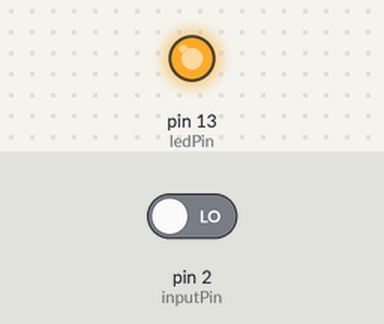
A sketch run on a simulated Arduino Uno, built with avr-gcc and run on an emulated ATmega328P. Shown: output pins drawn as LEDs (lit = HIGH). The inputs (shaded band) are chosen by the test bench; at power-on: pin 2 (inputPin) LOW.

Above: at 1.2 s.
1.3 s: pin 2 (inputPin) driven HIGH
At 1.9 s:
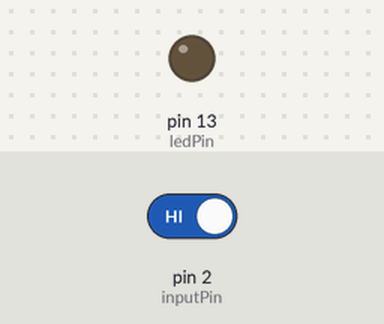
2.8 s: pin 2 (inputPin) driven LOW
At 4.2 s:
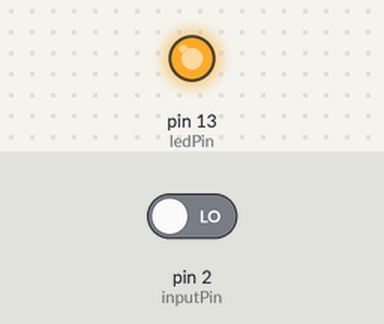
Timing chart, 0 to 5.8 s (numbered marks = the images above; inputs shaded):
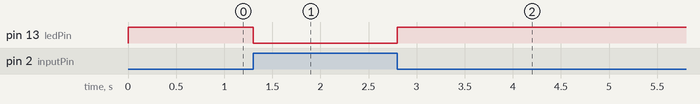

Measured:
- after the input at 1.3 s, pin 13 (ledPin): HIGH → LOW at once
- after the input at 2.8 s, pin 13 (ledPin): LOW → HIGH at once

The sketch:

Button.ino
```cpp
/*
 * Button
 *
 *
 * Turns on and off a light emitting diode(LED) connected to digital
 * pin 13, when pressing a pushbutton attached to pin 7.
 *
 * http://www.arduino.cc/en/Tutorial/Button
 */

int ledPin = 13;                // choose the pin for the LED
int inputPin = 2;               // choose the input pin (for a pushbutton)
int val = 0;                    // variable for reading the pin status

void setup() {
  pinMode(ledPin, OUTPUT);      // declare LED as output
  pinMode(inputPin, INPUT);     // declare pushbutton as input
}

void loop(){
  val = digitalRead(inputPin);  // read input value
  if (val == HIGH) {            // check if the input is HIGH
    digitalWrite(ledPin, LOW);  // turn LED OFF
  } else {
    digitalWrite(ledPin, HIGH); // turn LED ON
  }
}
```
